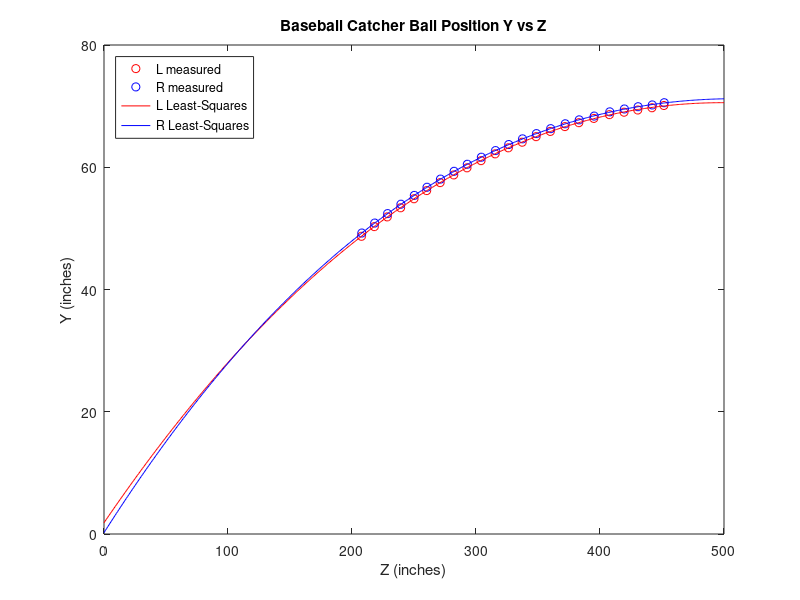
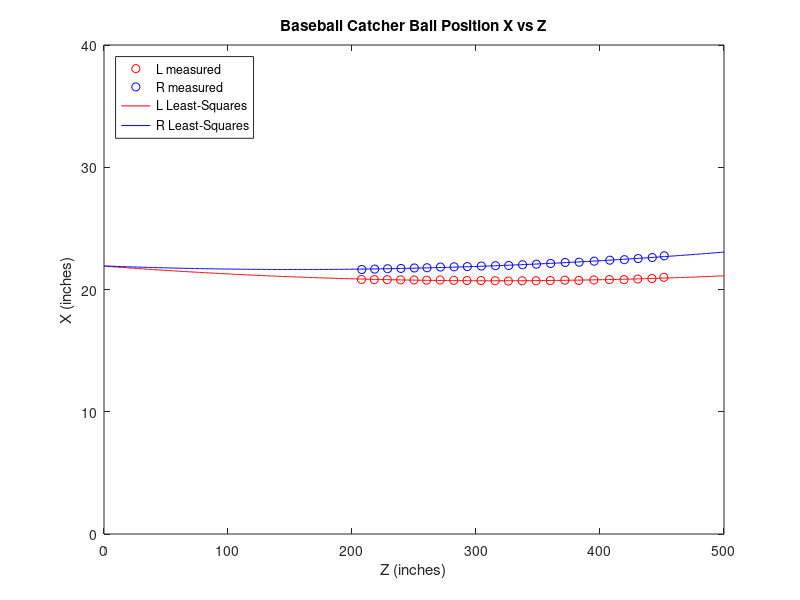

Write the MATLAB code that produced these figures, in order.
clc;
clear;
close all

%copy the data from the text file
ballLeft = [20.998272, -70.10556, 451.49707; 20.895863, -69.732849, 441.85989; 20.858398, -69.365768, 430.45032; 20.807816, -69.005615, 419.39008; 20.811077, -68.606094, 407.59512; 20.780218, -67.992706, 395.02051; 20.74416, -67.291489, 382.91241; 20.760542, -66.649918, 371.66586; 20.726521, -65.863373, 359.93286; 20.71143, -65.004196, 348.45673; 20.711967, -64.097397, 337.2431; 20.692575, -63.17981, 326.09348; 20.716663, -62.19228, 315.45691; 20.732117, -61.079086, 304.05185; 20.733126, -59.907082, 292.73041; 20.751659, -58.746742, 282.06287; 20.778126, -57.484322, 271.06976; 20.76363, -56.181557, 260.20047; 20.781929, -54.846069, 250.00055; 20.785576, -53.369766, 239.17293; 20.804867, -51.879154, 228.42996; 20.813486, -50.286671, 218.02133; 20.821774, -48.705929, 207.63229];
ballRight = [22.754044, -70.557632, 451.78183; 22.614429, -70.192627, 442.14465; 22.532917, -69.903008, 430.73508; 22.439636, -69.531128, 419.67484; 22.39736, -69.06324, 407.87988; 22.317957, -68.373146, 395.30527; 22.235153, -67.755196, 383.19717; 22.208117, -67.110977, 371.95062; 22.128799, -66.313057, 360.21762; 22.069403, -65.502815, 348.74149; 22.026649, -64.646713, 337.52786; 21.964214, -63.714439, 326.37823; 21.947235, -62.72588, 315.74167; 21.918659, -61.640541, 304.33661; 21.875961, -60.488579, 293.01517; 21.853313, -59.337975, 282.34763; 21.837337, -58.059456, 271.35452; 21.78088, -56.728172, 260.48523; 21.7598, -55.395535, 250.28532; 21.721647, -53.953285, 239.4577; 21.699465, -52.417751, 228.71474; 21.6679, -50.870342, 218.30611; 21.636078, -49.240108, 207.91707];

ballLeft_x = ballLeft(:,1);
ballLeft_y = -ballLeft(:,2);
ballLeft_z = ballLeft(:,3);

ballRight_x = ballRight(:,1);
ballRight_y = -ballRight(:,2);
ballRight_z = ballRight(:,3);

%use least squares to fit a parabola to the Y Z data

%y = ax^2 + bx + c;

A_left = [ballLeft_z.^3, ballLeft_z.^2, ballLeft_z, ones(23,1)];
b_left = [ballLeft_y];

A_right = [ballRight_z.^3, ballRight_z.^2, ballRight_z, ones(23,1)];
b_right = [ballRight_y];

%least squares pseudo inverse
x_left = (A_left'*A_left)\A_left'*b_left
x_right = (A_right'*A_right)\A_right'*b_right

t = 0:1:500;
for i=1:length(t)
    y_left(i) = x_left(1,1)*t(i)^3 + x_left(2,1)*t(i)^2 + x_left(3,1)*t(i) + x_left(4,1);
    y_right(i) = x_right(1,1)*t(i)^3 + x_right(2,1)*t(i)^2 + x_right(3,1)*t(i) + x_right(4,1);
end


%use least squares to fit a parabola to the X Z data

%y = ax^2 + bx + c;

A_left_x = [ballLeft_z.^2, ballLeft_z, ones(23,1)];
b_left_x = [ballLeft_x];

A_right_x = [ballRight_z.^2, ballRight_z, ones(23,1)];
b_right_x = [ballRight_x];

%least squares pseudo inverse
x_left_x = (A_left_x'*A_left_x)\A_left_x'*b_left_x
x_right_x = (A_right_x'*A_right_x)\A_right_x'*b_right_x

for i=1:length(t)
    y_left_x(i) = x_left_x(1,1)*t(i)^2 + x_left_x(2,1)*t(i) + x_left_x(3,1);
    y_right_x(i) = x_right_x(1,1)*t(i)^2 + x_right_x(2,1)*t(i) + x_right_x(3,1);
end


figure(1)
plot(ballLeft_z,ballLeft_y,'ro',ballRight_z,ballRight_y,'bo',t,y_left,'r',t,y_right,'b')
axis([0,500,0,80])
xlabel('Z (inches)')
ylabel('Y (inches)')
title('Baseball Catcher Ball Position Y vs Z')
legend('L measured','R measured', 'L Least-Squares', 'R Least-Squares', 'Location','northwest')

figure(2)
plot(ballLeft_z,ballLeft_x,'ro',ballRight_z,ballRight_x,'bo',t,y_left_x,'r',t,y_right_x,'b')
axis([0,500,0,40])
xlabel('Z (inches)')
ylabel('X (inches)')
title('Baseball Catcher Ball Position X vs Z')
legend('L measured','R measured', 'L Least-Squares', 'R Least-Squares','Location','northwest')





